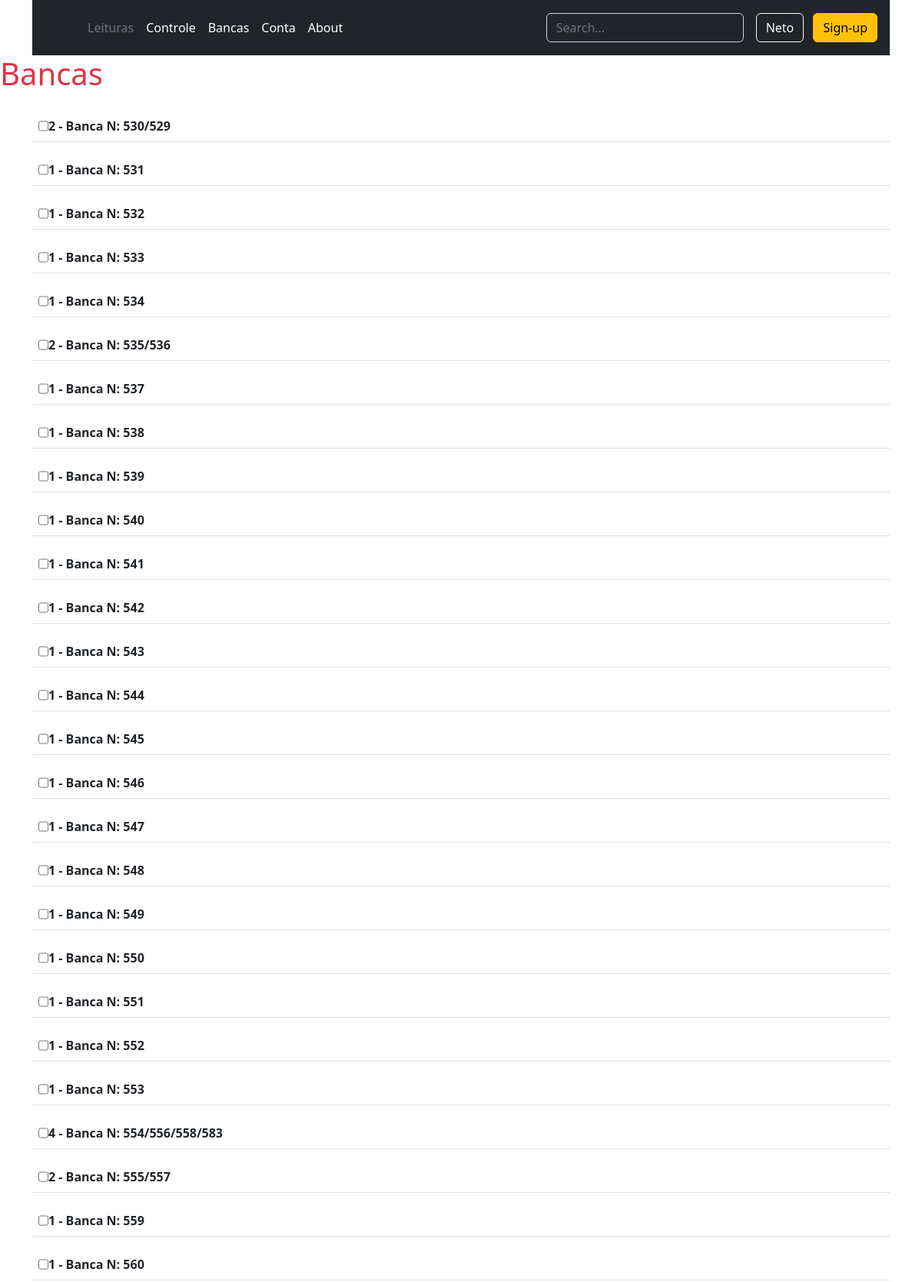
/listar/banca/ (signed in, upper part), run on the app's committed database.
### feira/models.py (models this page shows, shortened)
class Bancas(models.Model):
    numero = models.IntegerField(unique=True, verbose_name="Número")
    qtd = models.IntegerField(default=1)
    obs = models.CharField(max_length=50,null=True, blank=True)
    class Meta:
        ordering = ['numero']

### feira/views.py (the view)
# urls.py: path('listar/banca/',BancaList.as_view(), name='listar_banca'),
class BancaList(ListView):
    model = Bancas
    queryset = Bancas.objects.all()
    template_name = 'feira/bancas_list.html'

### feira/templates/feira/bancas_list.html (shortened to what this page needs)
{% extends 'feira/modelo.html' %}
{% load static %}
{% block titulo %}
    <h1 class="text-danger">Bancas</h1>
{% endblock %}
{% block conteudo %}
    <div class="container">
    <table class="table">
        <thead class="thead-dark">
            <tr>
                <div class="input-group mb-3">
                    {% for banca in object_list %}
                    {% if banca.qtd == 1 %}
                        <th class="input-group mb-3" scope="col"><input class="custom-control-input" type="checkbox" > {{ banca.qtd }} - Banca N: {{ banca.numero }}
                    {% else %}
                        <th class="input-group mb-3 " scope="col"><input type="checkbox"> {{ banca.qtd }} - Banca N: {{ banca.numero }}/{{ banca.obs }}</th>
                </div>
                    {% endif %}
            </tr>
        </thead>
                    {% endfor %}
{% endblock %}

### feira/templates/feira/modelo.html (shortened to what this page needs)
{% load static %}
<!DOCTYPE html>
<html lang="pt-br">
<head>
    <link rel="stylesheet" href="{% static 'css/bootstrap.min.css' %}">
</head>
<body>
  {% if request.user.is_authenticated %}
  <div class="container">
  <header class="p-3 text-bg-dark">
      <div class="d-flex flex-wrap align-items-center justify-content-center justify-content-lg-start">
        <a href="/" class="d-flex align-items-center mb-2 mb-lg-0 text-white text-decoration-none">
          <svg class="bi me-2" width="40" height="32" role="img" aria-label="Bootstrap"><use xlink:href="#bootstrap"></use></svg>
        </a>
        <ul class="nav col-12 col-lg-auto me-lg-auto mb-2 justify-content-center mb-md-0">
          <li><a href="{% url 'listar_leitura' %}" class="nav-link px-2 text-secondary">Leituras</a></li>
          <li><a href="{% url 'controle' %}" class="nav-link px-2 text-white">Controle</a></li>
          <li><a href="{% url 'listar_banca' %}" class="nav-link px-2 text-white">Bancas</a></li>
          <li><a href="{% url 'conta-update' 1 %}" class="nav-link px-2 text-white">Conta</a></li>
          <li><a href="#" class="nav-link px-2 text-white">About</a></li>
        </ul>
        <form class="col-12 col-lg-auto mb-3 mb-lg-0 me-lg-3" role="search">
          <input type="search" class="form-control form-control-dark text-bg-dark" placeholder="Search..." aria-label="Search">
        </form>
        <div class="text-end">
          <button type="button" class="btn btn-outline-light me-2">{{ request.user | title }}</button>
          <a href="{% url 'logout' %}" class="btn btn-warning">Sign-up</a>
        </div>
      </div>
    </header>
    </div>
  {% endif %}
    {% block titulo %}{% endblock %}
    {% block conteudo %}{% endblock %}
</body>
</html>

### data on the page
Bancas: qtd "2", numero "530", obs "529"
Bancas: qtd "1", numero "531"
Bancas: qtd "1", numero "532"
Bancas: qtd "1", numero "533"
Bancas: qtd "1", numero "534"
Bancas: qtd "2", numero "535", obs "536"
Bancas: qtd "1", numero "537"
Bancas: qtd "1", numero "538"
Bancas: qtd "1", numero "539"
Bancas: qtd "1", numero "540"
Bancas: qtd "1", numero "541"
Bancas: qtd "1", numero "542"
Bancas: qtd "1", numero "543"
Bancas: qtd "1", numero "544"
Bancas: qtd "1", numero "545"
Bancas: qtd "1", numero "546"
Bancas: qtd "1", numero "547"
Bancas: qtd "1", numero "548"
Bancas: qtd "1", numero "549"
Bancas: qtd "1", numero "550"
Bancas: qtd "1", numero "551"
Bancas: qtd "1", numero "552"
Bancas: qtd "1", numero "553"
Bancas: qtd "4", numero "554", obs "556/558/583"
Bancas: qtd "2", numero "555", obs "557"
Bancas: qtd "1", numero "559"
Bancas: qtd "1", numero "560"

### other printed values
{{ request.user | title }} "Neto"
